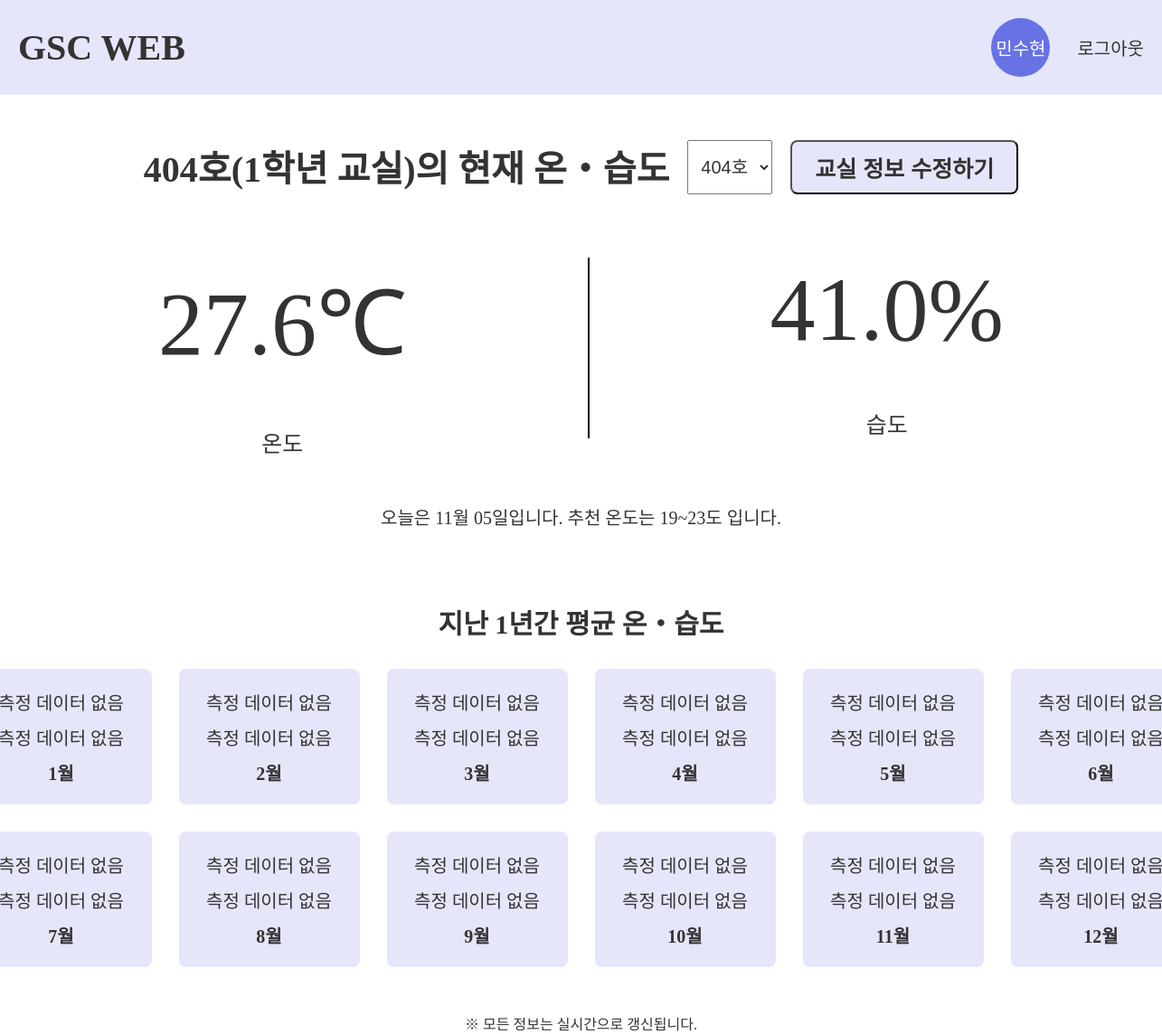
Screenshot of /temp/ (signed in) with the database file from the repository.
### app/models.py (models this page shows)
class Admins(db.Model) :
    id = db.Column(db.Integer, primary_key=True)
    name = db.Column(db.String(200), nullable=False)
    std_num = db.Column(db.String(200), unique=True, nullable=False)
    password = db.Column(db.String(200), nullable=False)

class Locations(db.Model) :
    location = db.Column(db.String(200), primary_key=True, nullable=False)
    readings = db.relationship('SensorDatas', backref=db.backref('location_info'), cascade='all, delete-orphan')
    month_readings = db.relationship('MonthDatas', backref=db.backref('location_month_avg'), cascade='all, delete-orphan')
    purpose = db.Column(db.String(200), nullable=True)

class SensorDatas(db.Model):
    id = db.Column(db.Integer, primary_key=True)
    location = db.Column(db.String(200), db.ForeignKey('locations.location', ondelete='CASCADE'),nullable=False)
    temp = db.Column(db.Numeric(4,1), nullable=False)
    humi = db.Column(db.Numeric(4,1), nullable=False)
    record_date = db.Column(db.DateTime(), nullable=False, default=lambda: datetime.now(timezone.utc))

class Recommend(db.Model) :
    month = db.Column(db.Integer, primary_key=True, nullable=False)
    recommend_temp = db.Column(db.String(200), nullable=False)

### app/views/temp_views.py (the view)
@bp.route('/')
def show() :
    location_list = Locations.query.order_by(Locations.location).all()
    unassigned_locations = Locations.query.filter(or_(Locations.purpose == None, Locations.purpose == '')).order_by(Locations.location).all()
    if not location_list :
        return render_template('404.html')
    default_location = location_list[0].location
    selected_location = request.args.get('location', default=default_location, type=str)
    selected_location_obj = None
    for loc in location_list :
        if loc.location == selected_location :
            selected_location_obj = loc
            break
    if not selected_location_obj :
        selected_location_obj = location_list[0]
        selected_location = selected_location_obj.location
    purpose = selected_location_obj.purpose or "목적 미지정"
    latest_reading = SensorDatas.query.filter_by(location=selected_location).order_by(desc(SensorDatas.record_date)).first()
    temp = latest_reading.temp
    humi = latest_reading.humi
    kst = pytz.timezone('Asia/Seoul')
    now_kst = datetime.now(kst)
    current_date_kst = now_kst.strftime("%m월 %d일")
    current_month = now_kst.month
    recommend_temp = Recommend.query.filter_by(month=current_month).first().recommend_temp
    month_data_list = []
    if selected_location :
        month_data_list = MonthDatas.query.filter_by(location=selected_location).order_by(MonthDatas.month).all()
    month_data_dict = {data.month : data for data in month_data_list}
    return render_template(
        'temp_page.html',
        location_list=location_list,
        selected_location=selected_location,
        unassigned_locations=unassigned_locations,
        purpose=purpose,
        temp=temp,
        humi=humi,
        month_data_dict=month_data_dict,
        current_date=current_date_kst,
        recommend_temp=recommend_temp
    )

### app/views/login_views.py (called while the page is built)
@bp.before_app_request
def load_logged_in_admin() :
    admin_id = session.get('admin_id')
    if admin_id is None :
        g.admin = None
    else :
        g.admin = Admins.query.get(admin_id)

### app/templates/temp_page.html (shortened to what this page needs)
{% extends 'base.html' %}
{% block content %}
<h1 class="page-info">
    <p>{{ selected_location }}({{ purpose }})의 현재 온・습도</p>
    <select id="location-select" class="select-bar">
        {% for location in location_list %}
        <option value="{{ location.location }}" {% if location.location==selected_location %}selected{% endif %}>
            {{ location.location }}
        </option>
        {% endfor %}
    </select>
    {% if g.admin %}
    <button type="button" class="temp-class-edit">교실 정보 수정하기</button>
    {% endif %}
</h1>
<div class="temp-page">
    <div class="real-time-data">
        <div class="temp">
            <p class="numerical-data" id="current-temp">{{ temp }}℃</p>
            <p>온도</p>
        </div>
        <div class="vertical"></div>
        <div class="humi">
            <p class="numerical-data" id="current-humi">{{ humi }}%</p>
            <p>습도</p>
        </div>
    </div>
    <p id="recommend-temp">오늘은 {{ current_date }}입니다. 추천 온도는 {{ recommend_temp }}도 입니다.</p>
    <div class="month-datas">
        <h2>지난 1년간 평균 온・습도</h2>
        <div class="month-data-box" id="month-data-container">
            {% for i in range(1,13) %}
            <div class="month-box">
                {% set month_data = month_data_dict.get(i) %}
                {% if month_data %}
                <p>평균 온도 : {{ month_data.avg_temp | round(1) }}℃</p>
                <p>평균 습도 : {{ month_data.avg_humi | round(1) }}%</p>
                {% else %}
                <p>측정 데이터 없음</p>
                <p>측정 데이터 없음</p>
                {% endif %}
                <p style="font-weight: bold;">{{ i }}월</p>
            </div>
            {% endfor %}
        </div>
    </div>
    <p>※ 모든 정보는 실시간으로 갱신됩니다.</p>
</div>
{% endblock %}

### app/templates/navbar.html
<nav class="navbar">
    <a id="navbar-brand" href="{{ url_for('main.main') }}">GSC WEB</a>
    {% if g.admin %}
    <div id="logined">
        <p id="admin-name">{{ g.admin.name }}</p>
        <a id="navbar-logout" href="{{ url_for('login.logout', next=request.full_path) }}">로그아웃</a>
    </div>
    {% else %}
    <a id="navbar-login" href="{{ url_for('login.login', next=request.full_path) }}">관리자 로그인</a>
    {% endif %}
</nav>

### app/static/css/common.css (style rules this page uses)
* { margin: 0; padding: 0; color: #333333; }
.page-info { display: flex; justify-content: center; text-align: center; font-size: 40px; margin-top: 50px; color: #333333; gap: 20px; }
.select-bar { font-size: 20px; vertical-align: middle; padding: 10px; }

### app/static/css/navbar.css (style rules this page uses)
.navbar { display: flex; justify-content: space-between; padding: 20px; align-items: center; background-color: #E6E6FA; }
.navbar a { text-decoration: none; }
#navbar-brand { font-size: 40px; font-weight: bold; }
#logined { display: flex; justify-content: center; align-items: center; gap: 30px; font-size: 20px; }
#admin-name { display: flex; width: 65px; height: 65px; background-color: #6772E5; border-radius: 50%; justify-content: center; align-items: center; text-align: center; color: white; }

### app/static/css/temp_page.css (style rules this page uses)
.temp-page { margin-top: 70px; display: flex; justify-content: center; align-items: center; flex-direction: column; gap: 50px; }
.real-time-data { display: flex; justify-content: center; align-items: flex-start; text-align: center; gap: 200px; font-size: 25px; }
.numerical-data { font-size: 100px; margin-bottom: 50px; }
.vertical { border-left: 2px solid black; height: 200px; }
#recommend-temp { font-size: 20px; }
.month-datas { margin-top: 30px; text-align: center; display: flex; flex-direction: column; gap: 30px; }
.month-datas h2 { font-size: 30px; }
.month-data-box { display: grid; gap: 30px; grid-template-columns: repeat(6, 1fr); }
.month-box { background-color: #E6E6FA; border-radius: 8px; text-align: center; width: 200px; height: 150px; font-size: 20px; display: flex; flex-direction: column; justify-content: center; align-items: center; gap: 10px; }
.temp-class-edit { padding: 10px 25px; background-color: #E6E6FA; color: #333333; font-weight: bold; font-size: 25px; border-radius: 8px; }

### rows the page displays
Admins: admin.name "민수현"
Locations: location "404호", purpose "1학년 교실"
SensorDatas: temp "27.6", humi "41.0"
Recommend: recommend_temp "19~23"

### other values shown
{{ i }} "1" "2" "3" "4" "5" "6" "7" "8" "9" "10" "11" "12"
form field value "404호"
